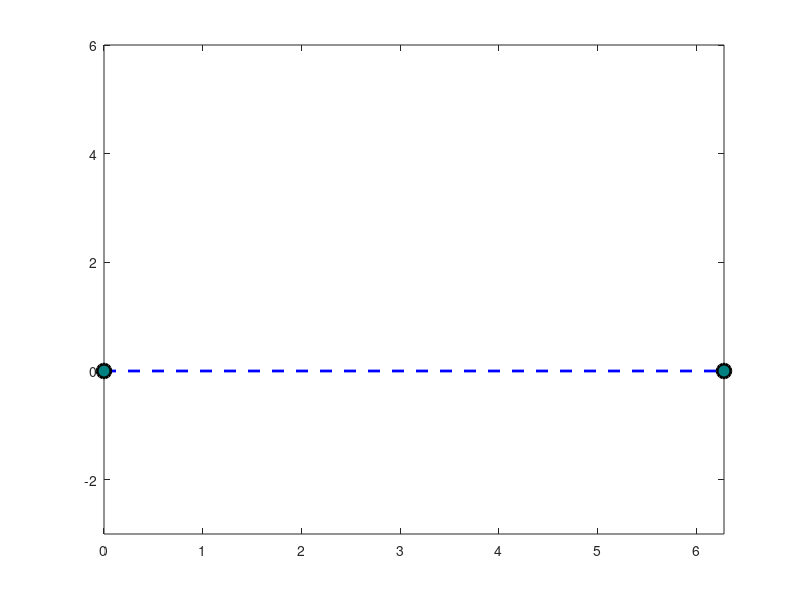

This chart was generated by the following MATLAB code:
% plotting extra characteristics addition

% LineWidth
% MarkerEdgecolor
% MarkerFaceColor
% Markersize

% This page also describes how to specify the properties of lines used for plotting. MATLAB® graphics give you control over these visual characteristics:
% 
% LineWidth — Specifies the width (in points) of the line.
% 
% MarkerEdgeColor — Specifies the color of the marker or the edge color for filled markers (circle, square, diamond, pentagram, hexagram, and the four triangles).
% 
% MarkerFaceColor — Specifies the color of the face of filled markers.
% 
% MarkerSize — Specifies the size of the marker in points (must be greater than 0).

t = (0:2*pi:100);
plot(t , sin(t) , '--bo',...
    'Linewidth',2,...
    'MarkerEdgeColor','k',...
    'MarkerFacecolor',[0,0.5,0.5],...
    'Markersize',10);

axis([0 2*pi -3 6]);
    